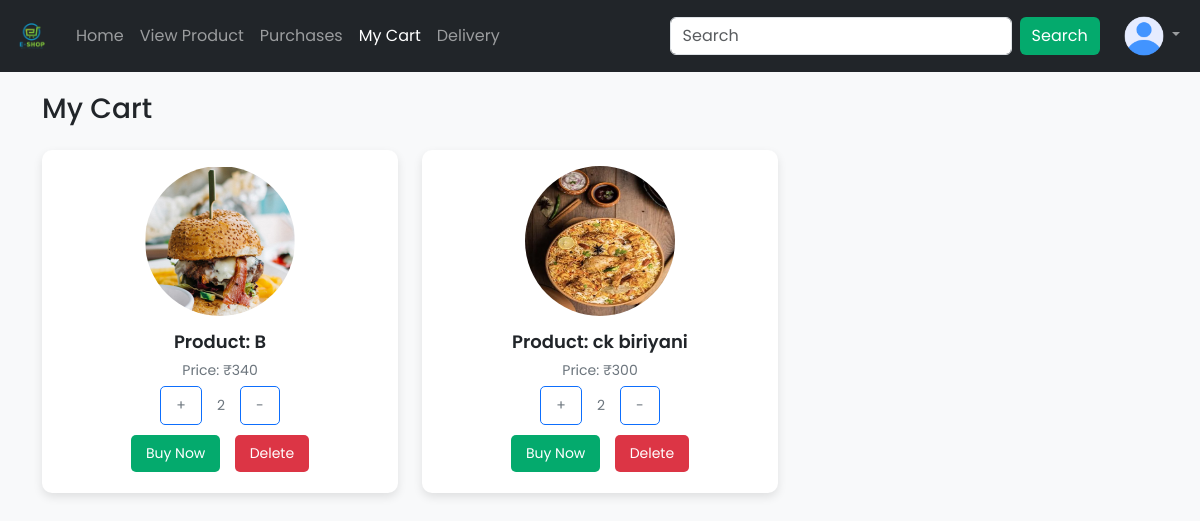
Before: /user_view_cart (signed in) with the older database file.
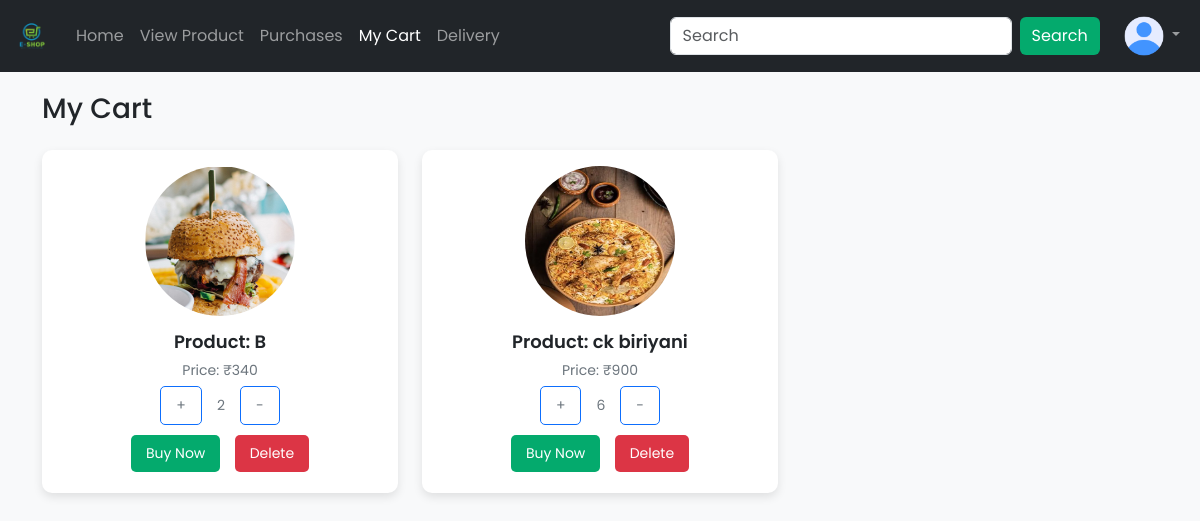
After: the same page with the newer database file.
### app/models.py (models this page shows, shortened)
class cart(models.Model):
    user = models.ForeignKey(Register,on_delete=models.CASCADE)
    product = models.ForeignKey(Product,on_delete=models.CASCADE)
    quantity = models.IntegerField()
    def total_price(self):
        return self.quantity * self.product.price

class Product(models.Model):
    name = models.TextField()
    discription = models.TextField()
    price = models.IntegerField()
    category = models.TextField()
    quantity = models.IntegerField()
    offerprice = models.IntegerField()
    image = models.FileField()

### app/views.py (the view)
# urls.py: path('user_view_cart',views.user_view_cart),
def user_view_cart(req):
    if 'user' in req.session:
        data=cart.objects.filter(user=get_usr(req))
        return render(req,'user/cart.html',{'data':data})
    else:
        return redirect(login)

### app/views.py (called while the page is built)
def get_usr(req):
    if 'user' in req.session:
        return Register.objects.get(Email=req.session['user'])
    return None  # Return None if the 'user' key is not present

### template/user/cart.html (shortened to what this page needs)
<!DOCTYPE html>
<html lang="en">
<head>
  {% load static %}
  <link rel="stylesheet" href="https://cdn.jsdelivr.net/npm/bootstrap@5.3.3/dist/css/bootstrap.min.css">
</head>
<body>
<nav class="navbar navbar-expand-sm navbar-dark bg-dark">
  <div class="container-fluid">
    <a class="navbar-brand" href="../user_home">
      <img src="{% static 'logo.png' %}" alt="Logo" style="width:40px;" class="rounded-pill">
    </a>
    <div class="collapse navbar-collapse" id="mynavbar">
      <ul class="navbar-nav me-auto">
        <li class="nav-item"><a class="nav-link" href="../user_home">Home</a></li>
        <li class="nav-item"><a class="nav-link" href="../viewproduct">View Product</a></li>
        <li class="nav-item"><a class="nav-link" href="../order">Purchases</a></li>
        <li class="nav-item"><a class="nav-link active" href="../user_view_cart">My Cart</a></li>
        <li class="nav-item"><a class="nav-link" href="../delivery">Delivery</a></li>
      </ul>
      <form class="d-flex ms-3">
        <input class="form-control me-2" type="text" placeholder="Search">
        <button class="btn btn-primary" type="button">Search</button>
      </form>
      <ul class="navbar-nav ms-3">
        <li class="nav-item dropdown">
          <a class="nav-link dropdown-toggle" href="#" id="navbarDropdownMenuLink" role="button" data-bs-toggle="dropdown" aria-expanded="false">
            <img src="{% static 'user.png' %}" width="40" height="40" class="rounded-circle">
          </a>
        </li>
      </ul>
    </div>
  </div>
</nav>
<div class="container">
  <h3 class="mb-4">My Cart</h3>
  <div class="row">
    {% for i in data %}
      <div class="col-md-4">
        <div class="card text-center mb-4">
          <div class="card-body">
            <img src="{{i.product.image.url}}" alt="Product" class="img-fluid" style="width: 150px; height: 150px;">
            <h5>Product: {{i.product.name}}</h5>
            <p>Price: ₹{{i.total_price}}</p>
            <div class="quantity-controls">
              <a href="../qty_incri/{{i.pk}}" class="btn btn-outline-primary">+</a>
              <p>{{i.quantity}}</p>
              <a href="../qty_decri/{{i.pk}}" class="btn btn-outline-primary">-</a>
            </div>
            <a href="../buys/{{i.pk}}" class="btn btn-primary">Buy Now</a>
            <a href="../deletes/{{i.pk}}" class="btn btn-danger">Delete</a>
          </div>
        </div>
      </div>
    {% endfor %}
  </div>
</div>
</body>
</html>

Changed rows visible on the page:
changed cart "ck biriyani": total_price "300" → "900"; quantity "2" → "6"
